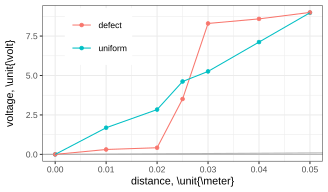

Write R code to recreate this figure.
library(ggplot2)
library(dplyr)

raw <- read.csv('fig2.csv',header=TRUE)
data <- tibble(raw)

fig2 <- ggplot(data,aes(x=x_cm/100,y=V,color=surface))+
     geom_abline(intercept=0,slope=9/5,color="gray70")+
     geom_hline(yintercept=0,color="gray70")+
     geom_point()+
     geom_line()+
     theme_bw(base_size=8)+
     xlab('distance, \\unit{\\meter}')+
     ylab('voltage, \\unit{\\volt}')+
     theme(
	legend.position='inside',
	legend.position.inside=c(0.2,0.8),
	legend.title=element_blank(),
	axis.title.y=element_text(margin=margin(t=0,r=8,b=0,l=0)))

ggsave('fig2.svg',plot=fig2,width=3.4167,height=2,units="in")
